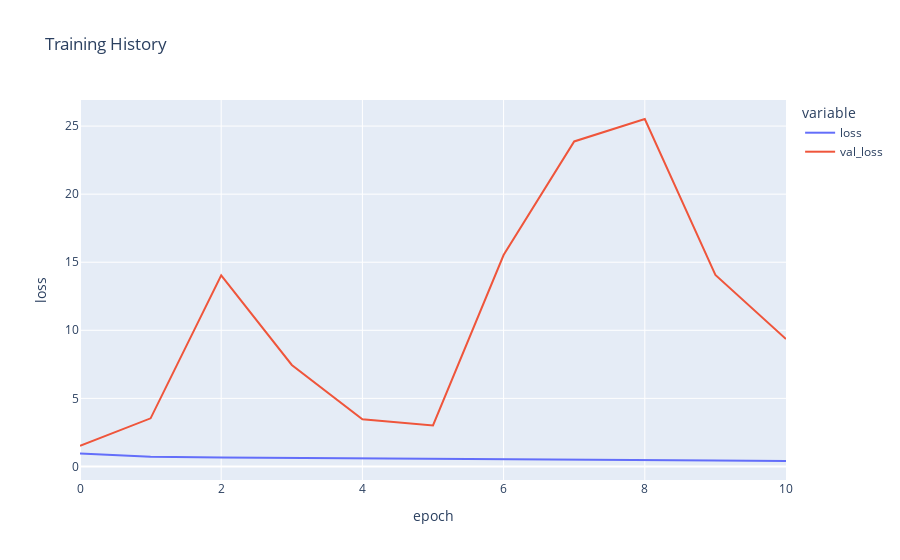

The code cell stored with this chart in its notebook:
### Code cell
#plot
fx = px.line(
    history_gender.history, y=["loss", "val_loss"],
    labels = {'index':'epoch', 'value':'loss'},
    title = 'Training History')

fig.show()

### Figure 1 — Plotly figure (JSON) as saved in the notebook; plotly's stock layout.template omitted (floating-point values rounded to 4 significant figures)
{"data": [{"hovertemplate": "variable=loss<br>epoch=%{x}<br>loss=%{y}<extra></extra>", "legendgroup": "loss", "line": {"color": "#636efa", "dash": "solid"}, "marker": {"symbol": "circle"}, "mode": "lines", "name": "loss", "orientation": "v", "showlegend": true, "type": "scatter", "x": [0, 1, 2, 3, 4, 5, 6, 7, 8, 9, 10], "xaxis": "x", "y": [0.9421, 0.7072, 0.6499, 0.6106, 0.5849, 0.5438, 0.5203, 0.4836, 0.4582, 0.4303, 0.3984], "yaxis": "y"}, {"hovertemplate": "variable=val_loss<br>epoch=%{x}<br>loss=%{y}<extra></extra>", "legendgroup": "val_loss", "line": {"color": "#EF553B", "dash": "solid"}, "marker": {"symbol": "circle"}, "mode": "lines", "name": "val_loss", "orientation": "v", "showlegend": true, "type": "scatter", "x": [0, 1, 2, 3, 4, 5, 6, 7, 8, 9, 10], "xaxis": "x", "y": [1.521, 3.533, 14.04, 7.455, 3.469, 3.011, 15.53, 23.87, 25.52, 14.07, 9.361], "yaxis": "y"}], "layout": {"legend": {"title": {"text": "variable"}, "tracegroupgap": 0}, "title": {"text": "Training History"}, "xaxis": {"anchor": "y", "domain": [0, 1], "title": {"text": "epoch"}}, "yaxis": {"anchor": "x", "domain": [0, 1], "title": {"text": "loss"}}}}
